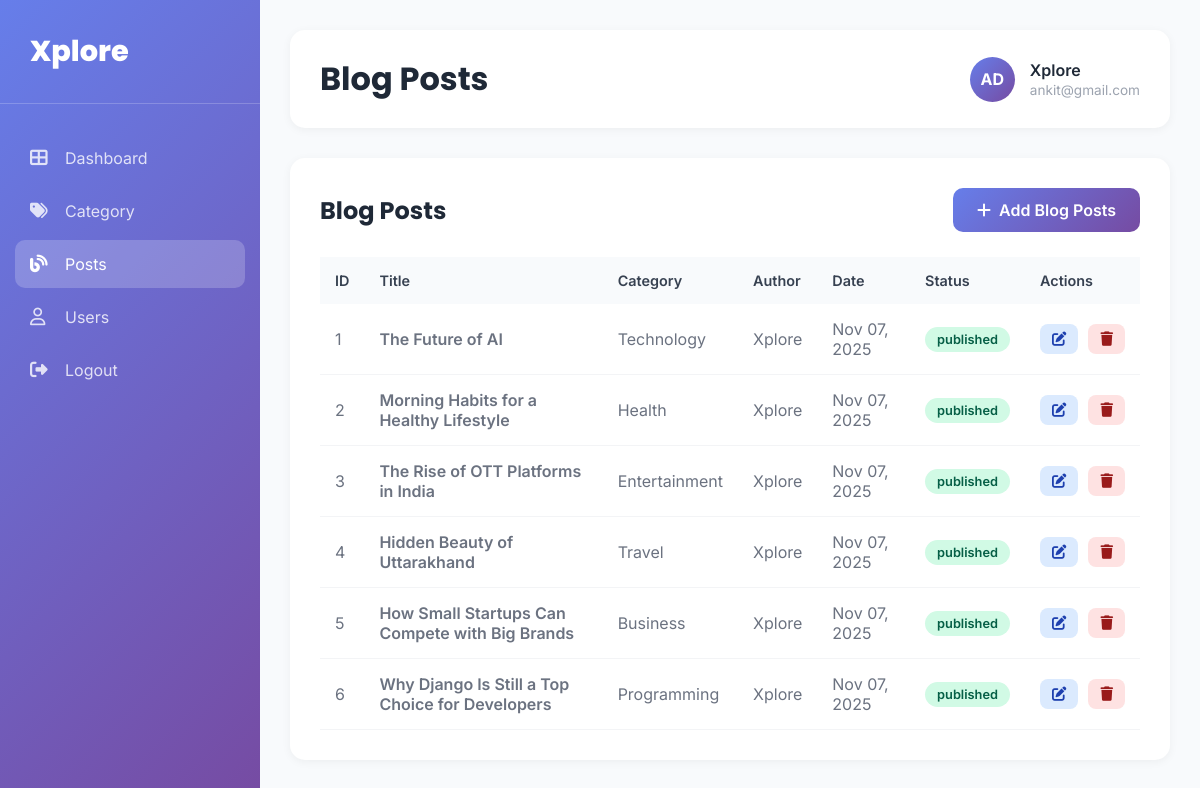
Page /dashboard/das_post (signed in) on the committed database.
### blog/models.py (models this page shows, shortened)
class Blog(models.Model):
    title = models.CharField(max_length=100, unique=True)
    slug = models.SlugField(unique=True, blank=True)
    category = models.ForeignKey(Category, on_delete=models.CASCADE)
    author = models.ForeignKey(User, on_delete=models.CASCADE)
    blog_image = models.ImageField(upload_to="upload/%y/%m/%d")
    short_description = models.TextField(max_length=200)
    blog_body = models.TextField(max_length=300000)
    status = models.CharField(choices=STATUS_CHOICE, default="draft")
    is_featured = models.BooleanField(default=False)
    create_at = models.DateTimeField(auto_now_add=True)
    update_at = models.DateTimeField(auto_now_add=True)
    class Meta:
        verbose_name_plural = "Blogs"

class Category(models.Model):
    category_name = models.CharField(max_length=50, unique=True)
    create_at = models.DateTimeField(auto_now_add=True)
    update_at = models.DateTimeField(auto_now_add=True)
    class Meta:
        verbose_name_plural = "Categories"
    def __str__(self):
        return self.category_name

### dashboard/views.py (the view)
# urls.py: path("das_post", views.das_post_views, name="das_post"),
@login_required(login_url="login")
def das_post_views(request):
    blog = Blog.objects.all()
    context = {
        "blog": blog,
    }
    return render(request, "dashboard/das_post.html", context)

### blog/context_processors.py (called while the page is built)
def get_categories(request):
    categories = Category.objects.all()
    return dict(categories=categories)

### website/context_processors.py (called while the page is built)
def common_data(request):
    return {
        "header_key": Header.objects.first(),
        "nav_key": NavLink.objects.all(),
        "brand": FooterBrand.objects.first(),
        "sections": FooterSection.objects.prefetch_related("links").all(),
    }

### dashboard/templates/dashboard/das_post.html (shortened to what this page needs)
{% extends 'dashboard/das_base.html' %}
{% block page_title %}Blog Posts{% endblock %}
{% block content %}
<div class="admin-content-box">
    <div class="admin-box-header">
        <h2 class="admin-box-title">Blog Posts</h2>
        <a href="{% url 'add_posts' %}" class="admin-btn-primary">
            <i class="fas fa-plus"></i> Add Blog Posts
        </a>
    </div>
    <table class="admin-data-table">
        <thead>
            <tr>
                <th>ID</th>
                <th>Title</th>
                <th>Category</th>
                <th>Author</th>
                <th>Date</th>
                <th>Status</th>
                <th>Actions</th>
            </tr>
        </thead>
        <tbody>
            {% for blog_item in blog %}
            <tr>
                <td>{{ forloop.counter }}</td>
                <td class="admin-table-title">{{ blog_item.title }}</td>
                <td>{{ blog_item.category }}</td>
                <td>{{ blog_item.author }}</td>
                <td>{{ blog_item.create_at|date:"M d, Y" }}</td>
                <td><span class="admin-badge badge-success">{{ blog_item.status }}</span></td>
                <td>
                    <div class="admin-action-buttons">
                        <a href="{% url 'edit_post' blog_item.pk %}" class="admin-btn-action admin-btn-edit">
                            <i class="fas fa-edit"></i>
                        </a>
                        <a href="{% url 'delete_post' blog_item.id %}" class="admin-btn-action admin-btn-delete">
                            <i class="fas fa-trash"></i>
                        </a>
                    </div>
                </td>
            </tr>
            {% empty %}
            <tr>
                <td colspan="6" style="text-align: center; padding: 30px;">No posts found.</td>
            </tr>
            {% endfor %}
        </tbody>
    </table>
</div>
{% endblock %}

### dashboard/templates/dashboard/das_base.html (shortened to what this page needs)
<!DOCTYPE html>
<html lang="en">
<head>
    <link rel="stylesheet" href="https://cdnjs.cloudflare.com/ajax/libs/font-awesome/6.4.0/css/all.min.css">
</head>
<body>
    <div class="admin-dashboard-wrapper">
        {% include 'dashboard/includes/das_sidebar.html' %}
        <main class="admin-main-content">
            <div class="admin-page-header">
                <h1>{% block page_title %}Dashboard{% endblock %}</h1>
                <div class="admin-user-info">
                    <div class="admin-user-avatar">AD</div>
                    <div class="admin-user-details">
                        <h3>{{ request.user.username|default:"Admin User" }}</h3>
                        <p>{{ request.user.email|default:"admin@xplore.com" }}</p>
                    </div>
                </div>
            </div>
            {% block content %}{% endblock %}
        </main>
    </div>
</body>
</html>

### dashboard/templates/dashboard/das_base.html (style rules this page uses)
* { margin: 0; padding: 0; box-sizing: border-box; }
body { font-family: 'Inter', sans-serif; background: #f8fafc; }
.admin-dashboard-wrapper { display: flex; min-height: 100vh; }
.admin-main-content { flex: 1; margin-left: 260px; padding: 30px; }
.admin-page-header { background: white; padding: 25px 30px; border-radius: 15px; box-shadow: 0 2px 10px rgba(0,0,0,0.05); margin-bottom: 30px; display: flex; justify-content: space-between; align-items: center; }
.admin-page-header h1 { font-family: 'Poppins', sans-serif; font-size: 2rem; font-weight: 700; color: #1f2937; margin: 0; }
.admin-user-info { display: flex; align-items: center; gap: 15px; }
.admin-user-avatar { width: 45px; height: 45px; border-radius: 50%; background: linear-gradient(135deg, #667eea 0%, #764ba2 100%); display: flex; align-items: center; justify-content: center; color: white; font-weight: 700; }
.admin-user-details h3 { font-size: 1rem; font-weight: 600; color: #1f2937; margin: 0 0 2px 0; }
.admin-user-details p { font-size: 0.85rem; color: #9ca3af; margin: 0; }
.admin-content-box { background: white; padding: 30px; border-radius: 15px; box-shadow: 0 2px 10px rgba(0,0,0,0.05); }
.admin-box-header { display: flex; justify-content: space-between; align-items: center; margin-bottom: 25px; flex-wrap: wrap; gap: 15px; }
.admin-box-title { font-family: 'Poppins', sans-serif; font-size: 1.5rem; font-weight: 700; color: #1f2937; margin: 0; }
.admin-btn-primary { display: inline-flex; align-items: center; gap: 8px; padding: 12px 24px; background: linear-gradient(135deg, #667eea 0%, #764ba2 100%); color: white; border: none; border-radius: 10px; font-weight: 600; text-decoration: none; cursor: pointer; transition: all 0.3s ease; }
.admin-data-table { width: 100%; border-collapse: collapse; }
.admin-data-table thead { background: #f8fafc; }
.admin-data-table th { padding: 15px; text-align: left; font-weight: 600; color: #374151; font-size: 0.9rem; }
.admin-data-table td { padding: 15px; border-bottom: 1px solid #f3f4f6; color: #6b7280; }
.admin-table-title { font-weight: 600; color: #1f2937; }
.admin-badge { display: inline-block; padding: 5px 12px; border-radius: 20px; font-size: 0.8rem; font-weight: 600; }
.admin-badge.badge-success { background: #d1fae5; color: #065f46; }
.admin-action-buttons { display: flex; gap: 10px; }
.admin-btn-action { padding: 8px 12px; border: none; border-radius: 8px; text-decoration: none; font-size: 0.9rem; cursor: pointer; transition: all 0.3s ease; display: inline-flex; align-items: center; justify-content: center; }
.admin-btn-edit { background: #dbeafe; color: #1e40af; }
.admin-btn-delete { background: #fee2e2; color: #991b1b; }

### rows in the picture
Blog: title "The Future of AI", category "Technology", author "Xplore", create_at "Nov 07, 2025", status "published"
Blog: title "Morning Habits for a Healthy Lifestyle", category "Health", author "Xplore", create_at "Nov 07, 2025", status "published"
Blog: title "The Rise of OTT Platforms in India", category "Entertainment", author "Xplore", create_at "Nov 07, 2025", status "published"
Blog: title "Hidden Beauty of Uttarakhand", category "Travel", author "Xplore", create_at "Nov 07, 2025", status "published"
Blog: title "How Small Startups Can Compete with Big Brands", category "Business", author "Xplore", create_at "Nov 07, 2025", status "published"
Blog: title "Why Django Is Still a Top Choice for Developers", category "Programming", author "Xplore", create_at "Nov 07, 2025", status "published"

### other values in the picture
{{ request.user.username|default:"Admin User" }} "Xplore"
{{ request.user.email|default:"admin@xplore.com" }} "ankit@gmail.com"
